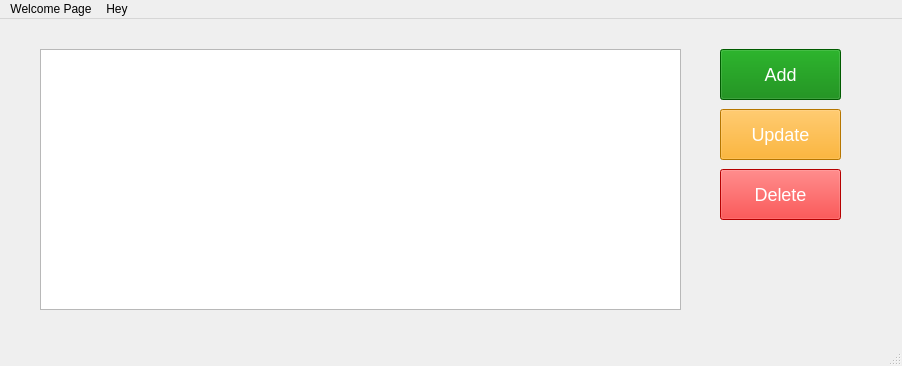
<?xml version="1.0" encoding="UTF-8"?>
<ui version="4.0">
 <class>Dashboard</class>
 <widget class="QMainWindow" name="Dashboard">
  <property name="geometry">
   <rect>
    <x>0</x>
    <y>0</y>
    <width>902</width>
    <height>366</height>
   </rect>
  </property>
  <property name="windowTitle">
   <string>MainWindow</string>
  </property>
  <widget class="QWidget" name="centralwidget">
   <widget class="QTableView" name="usersTbl">
    <property name="geometry">
     <rect>
      <x>40</x>
      <y>30</y>
      <width>641</width>
      <height>261</height>
     </rect>
    </property>
   </widget>
   <widget class="QPushButton" name="addUserBtn">
    <property name="geometry">
     <rect>
      <x>720</x>
      <y>30</y>
      <width>121</width>
      <height>51</height>
     </rect>
    </property>
    <property name="styleSheet">
     <string notr="true">background-color:green; color:white;font-size:18px;</string>
    </property>
    <property name="text">
     <string>Add</string>
    </property>
   </widget>
   <widget class="QPushButton" name="updateUserBtn">
    <property name="geometry">
     <rect>
      <x>720</x>
      <y>90</y>
      <width>121</width>
      <height>51</height>
     </rect>
    </property>
    <property name="styleSheet">
     <string notr="true">background-color:orange; color:white;font-size:18px;</string>
    </property>
    <property name="text">
     <string>Update</string>
    </property>
   </widget>
   <widget class="QPushButton" name="deleteUserBtn">
    <property name="geometry">
     <rect>
      <x>720</x>
      <y>150</y>
      <width>121</width>
      <height>51</height>
     </rect>
    </property>
    <property name="styleSheet">
     <string notr="true">background-color:red; color:white;font-size:18px;</string>
    </property>
    <property name="text">
     <string>Delete</string>
    </property>
   </widget>
  </widget>
  <widget class="QMenuBar" name="menubar">
   <property name="geometry">
    <rect>
     <x>0</x>
     <y>0</y>
     <width>902</width>
     <height>21</height>
    </rect>
   </property>
   <widget class="QMenu" name="menuWelcome_Page">
    <property name="title">
     <string>Welcome Page</string>
    </property>
   </widget>
   <widget class="QMenu" name="menuHey">
    <property name="title">
     <string>Hey</string>
    </property>
   </widget>
   <addaction name="menuWelcome_Page"/>
   <addaction name="menuHey"/>
  </widget>
  <widget class="QStatusBar" name="statusbar"/>
 </widget>
 <resources/>
 <connections/>
</ui>
